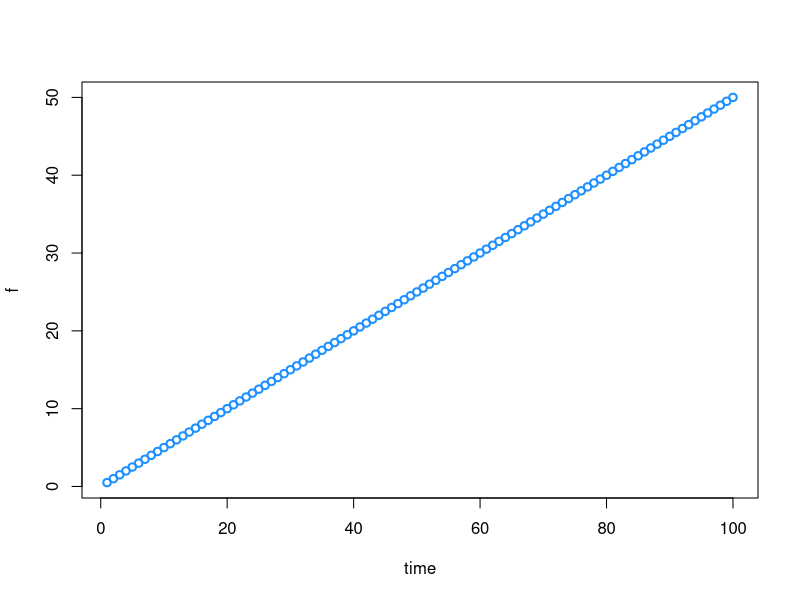
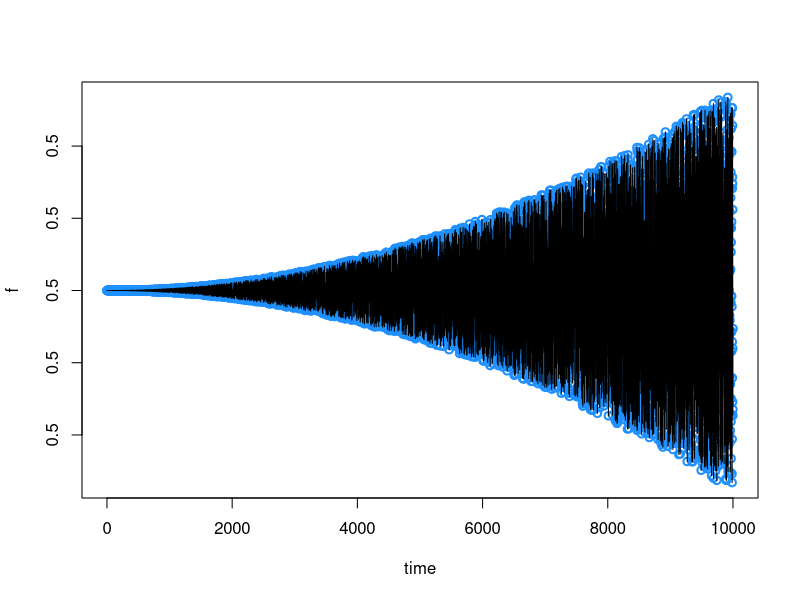
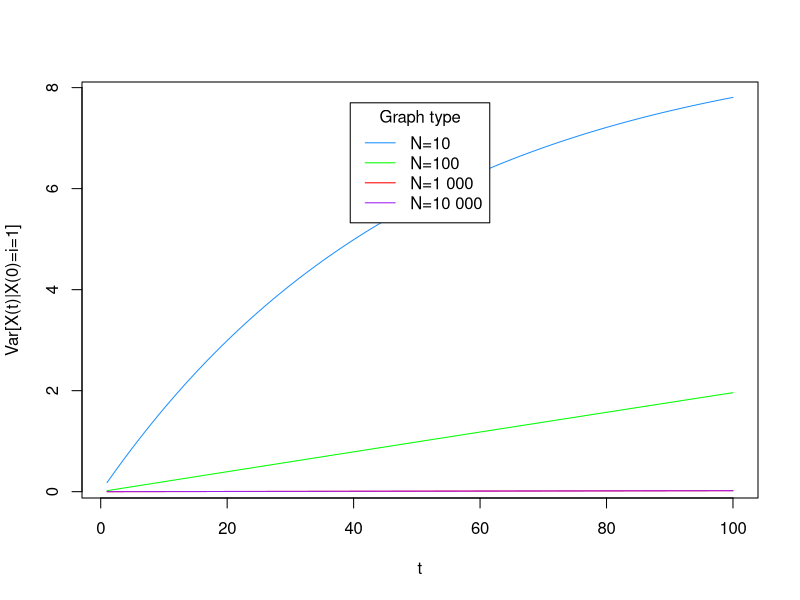

Write R code to recreate these figures, in order.
library(ggplot2)

N <- c(10, 100, 1000000)

I <- N/2

first <- TRUE
for(j in c(1, 2, 3)) {
  res <- c()
  n <- N[j]
  i <- I[j]

  print("i, N:")
  print(c(I[j], n))

  V_1 <- ((2*i)/n) * (1-i/n)
  for(t in 1:100) {
    tmp <- V_1*(1-(1-2/n^2)^t)/(2/n^2)
    res <- c(res, tmp)
    print(c(t, tmp))
  }

  t <- 1
  res2 <- c()
  for(n in 1:10000) {
    i <- n/2
    V_1 <- ((2*i)/n) * (1-i/n)
    #print((1-(1-2/n^2)^t)/(2/n^2))
    tmp <- V_1*(1-(1-2/n^2)^t)/(2/n^2)
    res2 <- c(res2, tmp)
  }

  if(first) {
    plotting <- data.frame(res)
    plotting2 <- data.frame(res2)
    first <- FALSE
  } else {
    plotting <- cbind(plotting, res)
    plotting2 <- cbind(plotting2, res2)
  }
}

xs = 1:100
#print(plotting)
svg("test_plot.svg")
plot(x= xs, y=plotting[,3], xlab="time", ylab="f", main="", col="dodgerblue",
     lty=2, lwd=2)

xs <- seq_along(plotting2[, 3])
#print(plotting)

#print(plotting2)

svg("test_plot_2.svg")
plot(x=xs, y=plotting2[,2], xlab="time", ylab="f", main="", col="dodgerblue",
     lty=2, lwd=2)
lines(x = xs, y = plotting2[,2])


### -------------------------------------

condv <- function(t, i, n) {
  V_1 <- ((2*i)/n) * (1-i/n)
  return(V_1*(1-(1-2/n^2)^t)/(2/n^2))
}

i <- 1
df <- data.frame(integer(100))
for(n in c(10, 100, 10000, 10000)) {
  res <- c()
  for(t in 1:100) {
    res <- c(res, condv(t, i, n))
  }
  df <- cbind(df, res)
}

df <- df[,-c(1)]

ms <- c()
for(i in c(1, 2, 3, 4)) {
  ms <- c(ms, mean(df[,i]))
}

print(df)

xs <- 1:100
svg("test_plot_3.svg")
plot(x=xs, y=df[,1], xlab="t", ylab="Var[X(t)|X(0)=i=1]", main="", col="dodgerblue", type='l')
lines(x = xs, y = df[,2], col='green')
lines(x = xs, y = df[,3], col='red')
lines(x = xs, y = df[,4], col='purple')
legend('top',inset=0.05,c("N=10","N=100", "N=1 000", "N=10 000"),lty=1,col=c("dodgerblue","green", "red", "purple"),title="Graph type")

print(ms)